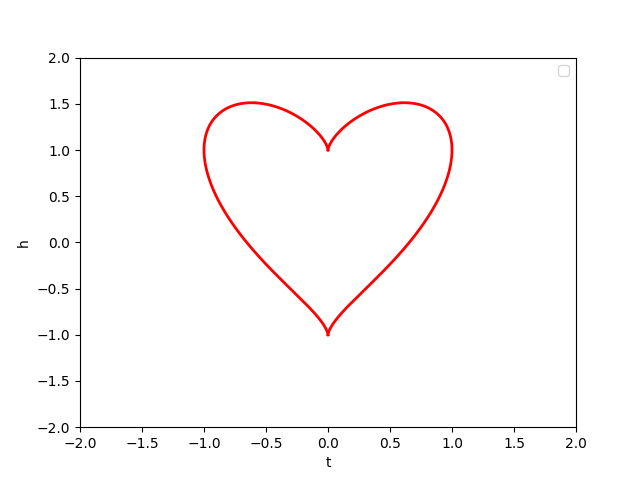

Write Python code to recreate this figure.
import matplotlib.pyplot as plt
from matplotlib import animation
import numpy as np
import math
def drawHeart():
    t = np.linspace(0, math.pi, 1000)
    x = np.sin(t)
    y = np.cos(t) + np.power(x, 2.0/3)
    plt.plot(x, y, color='red', linewidth=2)
    plt.plot(-x, y, color='red', linewidth=2)
    plt.xlabel('t')
    plt.ylabel('h')
    plt.ylim(-2, 2)
    plt.xlim(-2, 2)
    plt.legend()
    plt.show()
drawHeart()
